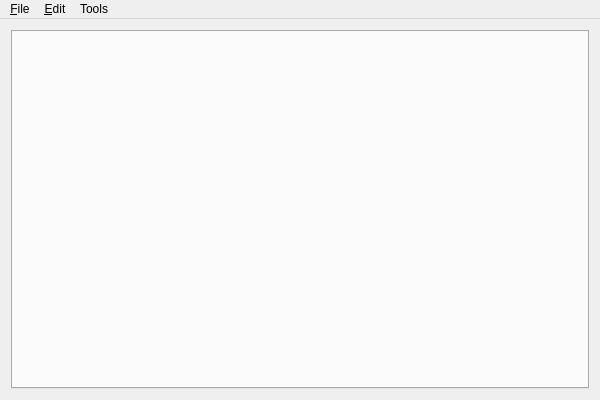
<?xml version="1.0" encoding="UTF-8"?>
<ui version="4.0">
 <class>MainWindow</class>
 <widget class="QMainWindow" name="MainWindow">
  <property name="geometry">
   <rect>
    <x>0</x>
    <y>0</y>
    <width>600</width>
    <height>400</height>
   </rect>
  </property>
  <property name="windowTitle">
   <string>MainWindow</string>
  </property>
  <widget class="QWidget" name="centralWidget">
   <layout class="QGridLayout" name="gridLayout">
    <item row="0" column="0">
     <widget class="QTabWidget" name="tabWidget">
      <property name="currentIndex">
       <number>-1</number>
      </property>
     </widget>
    </item>
   </layout>
  </widget>
  <widget class="QMenuBar" name="menuBar">
   <property name="geometry">
    <rect>
     <x>0</x>
     <y>0</y>
     <width>600</width>
     <height>20</height>
    </rect>
   </property>
   <widget class="QMenu" name="menu_File">
    <property name="title">
     <string>&amp;File</string>
    </property>
    <addaction name="actionNew_project"/>
    <addaction name="actionOpen_project"/>
    <addaction name="actionSave_project"/>
    <addaction name="actionSave_project_as"/>
    <addaction name="actionClose_project"/>
    <addaction name="separator"/>
    <addaction name="actionExit"/>
   </widget>
   <widget class="QMenu" name="menu_Edit">
    <property name="title">
     <string>&amp;Edit</string>
    </property>
    <addaction name="actionUndo"/>
    <addaction name="actionRedo"/>
   </widget>
   <widget class="QMenu" name="menuTools">
    <property name="title">
     <string>Tools</string>
    </property>
    <addaction name="actionImport"/>
    <addaction name="actionExport"/>
    <addaction name="separator"/>
    <addaction name="actionOptions"/>
   </widget>
   <addaction name="menu_File"/>
   <addaction name="menu_Edit"/>
   <addaction name="menuTools"/>
  </widget>
  <action name="actionNew_project">
   <property name="text">
    <string>New project</string>
   </property>
   <property name="shortcut">
    <string>Ctrl+N</string>
   </property>
  </action>
  <action name="actionOpen_project">
   <property name="text">
    <string>Open project</string>
   </property>
   <property name="shortcut">
    <string>Ctrl+O</string>
   </property>
  </action>
  <action name="actionSave_project">
   <property name="text">
    <string>Save project</string>
   </property>
   <property name="shortcut">
    <string>Ctrl+S</string>
   </property>
  </action>
  <action name="actionSave_project_as">
   <property name="text">
    <string>Save project as</string>
   </property>
  </action>
  <action name="actionExit">
   <property name="text">
    <string>Exit</string>
   </property>
   <property name="shortcut">
    <string>Ctrl+X</string>
   </property>
  </action>
  <action name="actionImport">
   <property name="text">
    <string>Import</string>
   </property>
  </action>
  <action name="actionExport">
   <property name="text">
    <string>Export</string>
   </property>
  </action>
  <action name="actionOptions">
   <property name="text">
    <string>Options</string>
   </property>
  </action>
  <action name="actionUndo">
   <property name="text">
    <string>Undo</string>
   </property>
   <property name="shortcut">
    <string>Ctrl+Z</string>
   </property>
  </action>
  <action name="actionRedo">
   <property name="text">
    <string>Redo</string>
   </property>
   <property name="shortcut">
    <string>Ctrl+Y</string>
   </property>
  </action>
  <action name="actionClose_project">
   <property name="text">
    <string>Close project</string>
   </property>
   <property name="shortcut">
    <string>Ctrl+W</string>
   </property>
  </action>
 </widget>
 <layoutdefault spacing="6" margin="11"/>
 <resources/>
 <connections>
  <connection>
   <sender>actionExit</sender>
   <signal>activated()</signal>
   <receiver>MainWindow</receiver>
   <slot>close()</slot>
   <hints>
    <hint type="sourcelabel">
     <x>-1</x>
     <y>-1</y>
    </hint>
    <hint type="destinationlabel">
     <x>299</x>
     <y>199</y>
    </hint>
   </hints>
  </connection>
 </connections>
</ui>
